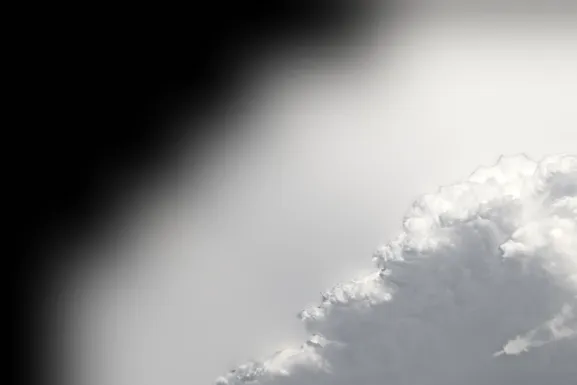
#> input picture tools/depth/bakes/afternoon/plate.webp, 577 x 385 px, shrunk from 2400 x 1600 before the run, found by its file name
$ python p7_cloud.py
#> lines starting #> are read from the running program, lines starting #| are printed output that depends on the picture; long printed decimals are rounded
# Sky vs cloud, into the blue channel of layers.png.
#
# The composite needs to know which layer a warped sample came from, so the
# Eulerian blend can refuse a sample that crossed the cloud/sky boundary (the
# source of the milky double exposure where the flow diverges). Open sky here
# is dark and blue, cloud (even its blue-grey shaded underside) is brighter and
# greyer, so L - 0.8 (B - R) on the plate is cleanly bimodal: sky -0.10..0.05,
# cloud 0.10 and up. The hazy pocket low in the shaded underside sits at
# 0.09..0.12 against 0.2..0.3 around it: it reads, and must move, as sky, so the
# threshold sits above it. Run from the repo root:
#   python3 tools/depth/bakes/motion-brush/p7_cloud.py
import cv2
import numpy as np

PUB = 'public/lab/motion-brush/'

plate = cv2.imread(PUB + 'plate.webp', cv2.IMREAD_COLOR)[:, :, ::-1].astype(np.float32) / 255
lay = cv2.imread(PUB + "layers.png", cv2.IMREAD_COLOR)  # BGR: b cloud (this), g building, r wire
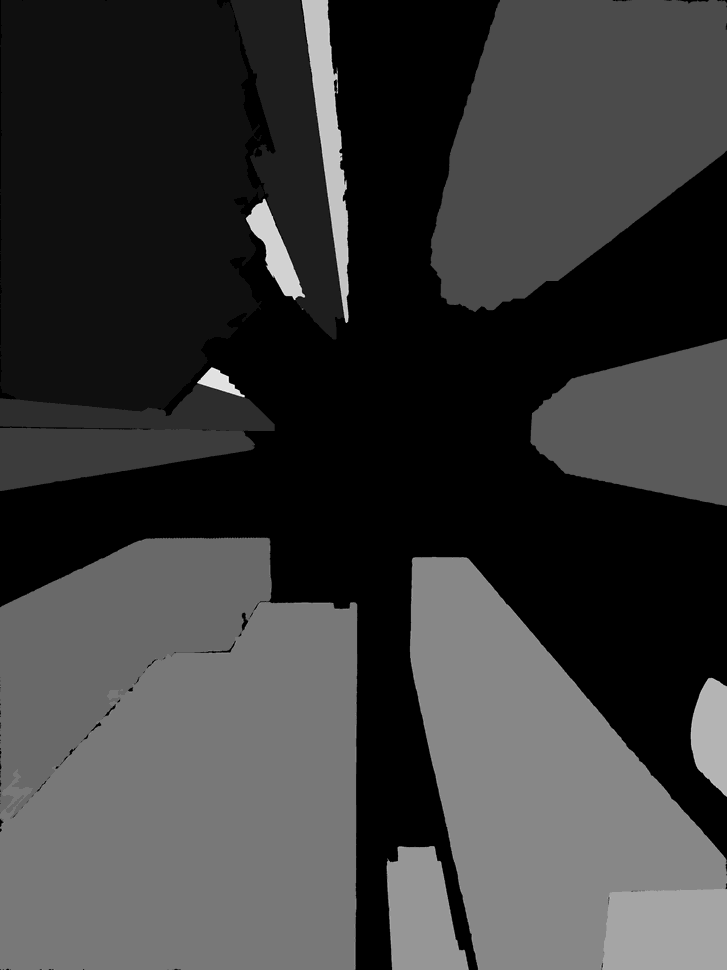
#> input picture tools/depth/bakes/splat-towers/layers.png, 727 x 970 px, shrunk from 3024 x 4032 before the run, found by its file name
#> lay is the input picture: shape (970, 727, 3); min 0, max 17, mean 3.89

p = cv2.GaussianBlur(plate, (0, 0), 3)
r, g, b = p[..., 0], p[..., 1], p[..., 2]
L = 0.2126 * r + 0.7152 * g + 0.0722 * b
s = L - 0.8 * (b - r)
t = np.clip((s - 0.12) / 0.06, 0, 1)
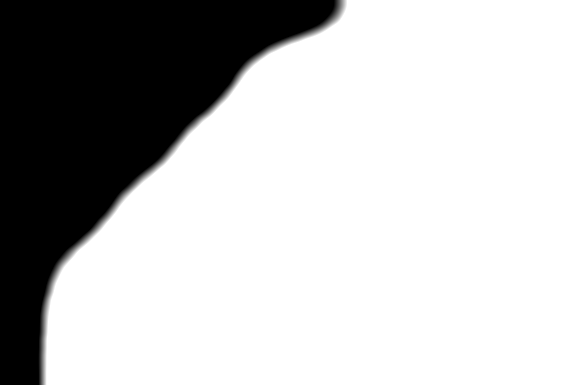
#> t: shape (385, 577) float32; min 0, max 1, mean 0.746
c = t * t * (3 - 2 * t)
# the painted-out wires leave faint streaks: close then open along a small disc
k = cv2.getStructuringElement(cv2.MORPH_ELLIPSE, (7, 7))
c = cv2.morphologyEx(c, cv2.MORPH_CLOSE, k)
c = cv2.morphologyEx(c, cv2.MORPH_OPEN, k)
c = cv2.GaussianBlur(c, (0, 0), 1.5)
print('cloud fraction', float(c.mean()))
#| cloud fraction 0.7456

#> (the run stopped early here; a loop or call above may not have finished)
